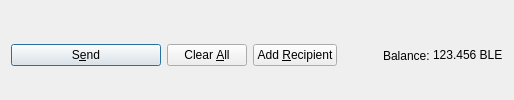
         <widget class="QFrame" name="frame_Send">
          <layout class="QHBoxLayout" name="horizontalLayout">
           <property name="bottomMargin">
            <number>0</number>
           </property>
           <item>
            <widget class="QPushButton" name="sendButton">
             <property name="minimumSize">
              <size>
               <width>150</width>
               <height>0</height>
              </size>
             </property>
             <property name="toolTip">
              <string>Confirm the send action</string>
             </property>
             <property name="text">
              <string>S&amp;end</string>
             </property>
             <property name="icon">
              <iconset resource="../believe.qrc">
               <normaloff>:/icons/send</normaloff>:/icons/send</iconset>
             </property>
             <property name="autoDefault">
              <bool>false</bool>
             </property>
             <property name="default">
              <bool>true</bool>
             </property>
            </widget>
           </item>
           <item>
            <widget class="QPushButton" name="clearButton">
             <property name="sizePolicy">
              <sizepolicy hsizetype="Minimum" vsizetype="Fixed">
               <horstretch>0</horstretch>
               <verstretch>0</verstretch>
              </sizepolicy>
             </property>
             <property name="toolTip">
              <string>Clear all fields of the form.</string>
             </property>
             <property name="text">
              <string>Clear &amp;All</string>
             </property>
             <property name="icon">
              <iconset resource="../believe.qrc">
               <normaloff>:/icons/remove</normaloff>:/icons/remove</iconset>
             </property>
             <property name="autoDefault">
              <bool>false</bool>
             </property>
            </widget>
           </item>
           <item>
            <widget class="QPushButton" name="addButton">
             <property name="toolTip">
              <string>Send to multiple recipients at once</string>
             </property>
             <property name="text">
              <string>Add &amp;Recipient</string>
             </property>
             <property name="icon">
              <iconset resource="../believe.qrc">
               <normaloff>:/icons/add</normaloff>:/icons/add</iconset>
             </property>
             <property name="autoDefault">
              <bool>false</bool>
             </property>
            </widget>
           </item>
           <item>
            <spacer name="horizontalSpacer">
             <property name="orientation">
              <enum>Qt::Horizontal</enum>
             </property>
             <property name="sizeHint" stdset="0">
              <size>
               <width>40</width>
               <height>20</height>
              </size>
             </property>
            </spacer>
           </item>
           <item>
            <layout class="QHBoxLayout" name="horizontalLayout_2">
             <property name="spacing">
              <number>3</number>
             </property>
             <item>
              <widget class="QLabel" name="label">
               <property name="text">
                <string>Balance:</string>
               </property>
              </widget>
             </item>
             <item>
              <widget class="QLabel" name="labelBalance">
               <property name="sizePolicy">
                <sizepolicy hsizetype="Preferred" vsizetype="Fixed">
                 <horstretch>0</horstretch>
                 <verstretch>0</verstretch>
                </sizepolicy>
               </property>
               <property name="cursor">
                <cursorShape>IBeamCursor</cursorShape>
               </property>
               <property name="text">
                <string notr="true">123.456 BLE</string>
               </property>
               <property name="textInteractionFlags">
                <set>Qt::LinksAccessibleByMouse|Qt::TextSelectableByKeyboard|Qt::TextSelectableByMouse</set>
               </property>
              </widget>
             </item>
            </layout>
           </item>
          </layout>
         </widget>
